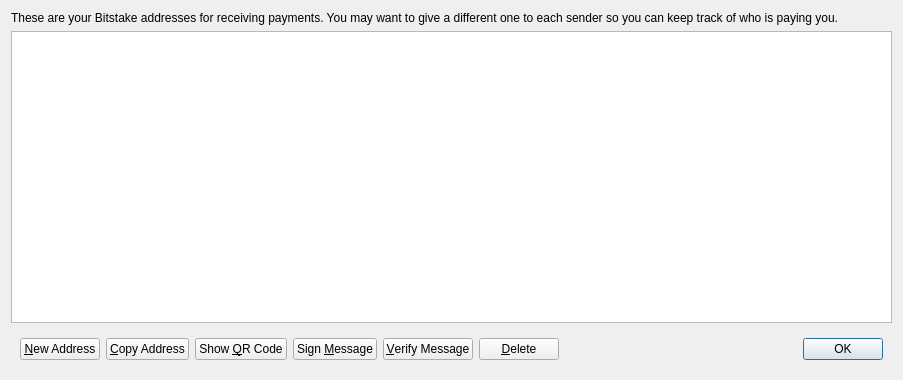
<?xml version="1.0" encoding="UTF-8"?>
<ui version="4.0">
 <class>AddressBookPage</class>
 <widget class="QWidget" name="AddressBookPage">
  <property name="geometry">
   <rect>
    <x>0</x>
    <y>0</y>
    <width>903</width>
    <height>380</height>
   </rect>
  </property>
  <property name="windowTitle">
   <string>Address Book</string>
  </property>
  <layout class="QVBoxLayout" name="verticalLayout">
   <item>
    <widget class="QLabel" name="labelExplanation">
     <property name="text">
      <string>These are your Bitstake addresses for receiving payments. You may want to give a different one to each sender so you can keep track of who is paying you.</string>
     </property>
     <property name="textFormat">
      <enum>Qt::PlainText</enum>
     </property>
     <property name="wordWrap">
      <bool>true</bool>
     </property>
    </widget>
   </item>
   <item>
    <widget class="QTableView" name="tableView">
     <property name="contextMenuPolicy">
      <enum>Qt::CustomContextMenu</enum>
     </property>
     <property name="toolTip">
      <string>Double-click to edit address or label</string>
     </property>
     <property name="tabKeyNavigation">
      <bool>false</bool>
     </property>
     <property name="alternatingRowColors">
      <bool>true</bool>
     </property>
     <property name="selectionMode">
      <enum>QAbstractItemView::SingleSelection</enum>
     </property>
     <property name="selectionBehavior">
      <enum>QAbstractItemView::SelectRows</enum>
     </property>
     <property name="sortingEnabled">
      <bool>true</bool>
     </property>
     <attribute name="verticalHeaderVisible">
      <bool>false</bool>
     </attribute>
    </widget>
   </item>
   <item>
    <widget class="QWidget" name="buttonBar" native="true">
     <layout class="QHBoxLayout" name="horizontalLayout">
      <item>
       <widget class="QPushButton" name="newAddressButton">
        <property name="toolTip">
         <string>Create a new address</string>
        </property>
        <property name="text">
         <string>&amp;New Address</string>
        </property>
       </widget>
      </item>
      <item>
       <widget class="QPushButton" name="copyToClipboard">
        <property name="toolTip">
         <string>Copy the currently selected address to the system clipboard</string>
        </property>
        <property name="text">
         <string>&amp;Copy Address</string>
        </property>
       </widget>
      </item>
      <item>
       <widget class="QPushButton" name="showQRCode">
        <property name="text">
         <string>Show &amp;QR Code</string>
        </property>
       </widget>
      </item>
      <item>
       <widget class="QPushButton" name="signMessage">
        <property name="toolTip">
         <string>Sign a message to prove you own a Bitstake address</string>
        </property>
        <property name="text">
         <string>Sign &amp;Message</string>
        </property>
       </widget>
      </item>
      <item>
       <widget class="QPushButton" name="verifyMessage">
        <property name="toolTip">
         <string>Verify a message to ensure it was signed with a specified Bitstake address</string>
        </property>
        <property name="text">
         <string>&amp;Verify Message</string>
        </property>
       </widget>
      </item>
      <item>
       <widget class="QPushButton" name="deleteButton">
        <property name="toolTip">
         <string>Delete the currently selected address from the list</string>
        </property>
        <property name="text">
         <string>&amp;Delete</string>
        </property>
       </widget>
      </item>
      <item>
       <spacer name="horizontalSpacer">
        <property name="orientation">
         <enum>Qt::Horizontal</enum>
        </property>
        <property name="sizeHint" stdset="0">
         <size>
          <width>40</width>
          <height>20</height>
         </size>
        </property>
       </spacer>
      </item>
      <item>
       <widget class="QDialogButtonBox" name="buttonBox">
        <property name="sizePolicy">
         <sizepolicy hsizetype="Maximum" vsizetype="Fixed">
          <horstretch>0</horstretch>
          <verstretch>0</verstretch>
         </sizepolicy>
        </property>
        <property name="standardButtons">
         <set>QDialogButtonBox::Ok</set>
        </property>
       </widget>
      </item>
     </layout>
    </widget>
   </item>
  </layout>
 </widget>
 <resources/>
 <connections/>
</ui>
